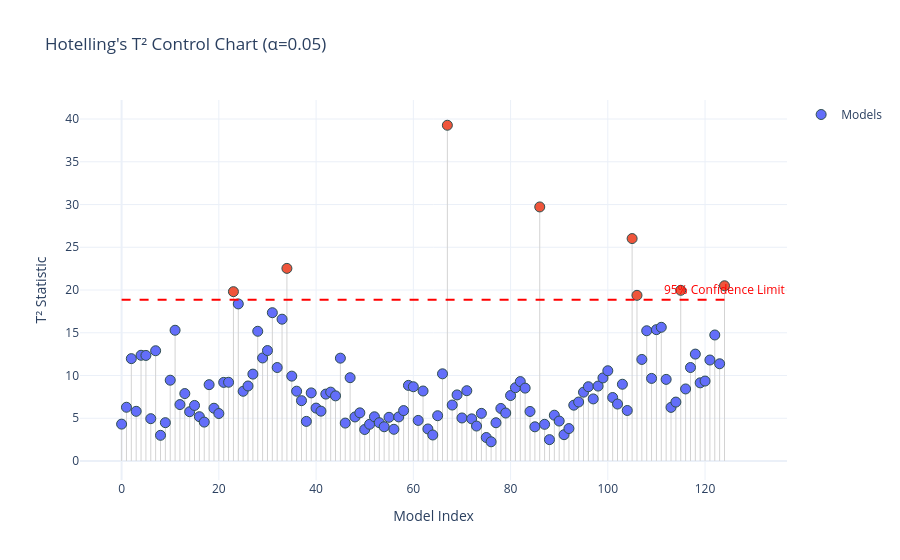

Notebook cell for this chart:
### Code cell
plot_t2_plotly(final_df['T2'].values, n_samples=final_df.shape[0], p_features=final_df.shape[1]-3)

### Figure 1 — Plotly figure (JSON) as saved in the notebook; plotly's stock layout.template omitted (floating-point values rounded to 4 significant figures)
{"data": [{"hoverinfo": "none", "line": {"color": "lightgrey", "width": 1}, "mode": "lines", "showlegend": false, "type": "scatter", "x": [0, 0], "y": [0, 4.314]}, {"hoverinfo": "none", "line": {"color": "lightgrey", "width": 1}, "mode": "lines", "showlegend": false, "type": "scatter", "x": [1, 1], "y": [0, 6.286]}, {"hoverinfo": "none", "line": {"color": "lightgrey", "width": 1}, "mode": "lines", "showlegend": false, "type": "scatter", "x": [2, 2], "y": [0, 11.97]}, {"hoverinfo": "none", "line": {"color": "lightgrey", "width": 1}, "mode": "lines", "showlegend": false, "type": "scatter", "x": [3, 3], "y": [0, 5.811]}, {"hoverinfo": "none", "line": {"color": "lightgrey", "width": 1}, "mode": "lines", "showlegend": false, "type": "scatter", "x": [4, 4], "y": [0, 12.37]}, {"hoverinfo": "none", "line": {"color": "lightgrey", "width": 1}, "mode": "lines", "showlegend": false, "type": "scatter", "x": [5, 5], "y": [0, 12.35]}, {"hoverinfo": "none", "line": {"color": "lightgrey", "width": 1}, "mode": "lines", "showlegend": false, "type": "scatter", "x": [6, 6], "y": [0, 4.95]}, {"hoverinfo": "none", "line": {"color": "lightgrey", "width": 1}, "mode": "lines", "showlegend": false, "type": "scatter", "x": [7, 7], "y": [0, 12.9]}, {"hoverinfo": "none", "line": {"color": "lightgrey", "width": 1}, "mode": "lines", "showlegend": false, "type": "scatter", "x": [8, 8], "y": [0, 3.004]}, {"hoverinfo": "none", "line": {"color": "lightgrey", "width": 1}, "mode": "lines", "showlegend": false, "type": "scatter", "x": [9, 9], "y": [0, 4.483]}, {"hoverinfo": "none", "line": {"color": "lightgrey", "width": 1}, "mode": "lines", "showlegend": false, "type": "scatter", "x": [10, 10], "y": [0, 9.451]}, {"hoverinfo": "none", "line": {"color": "lightgrey", "width": 1}, "mode": "lines", "showlegend": false, "type": "scatter", "x": [11, 11], "y": [0, 15.29]}, {"hoverinfo": "none", "line": {"color": "lightgrey", "width": 1}, "mode": "lines", "showlegend": false, "type": "scatter", "x": [12, 12], "y": [0, 6.599]}, {"hoverinfo": "none", "line": {"color": "lightgrey", "width": 1}, "mode": "lines", "showlegend": false, "type": "scatter", "x": [13, 13], "y": [0, 7.888]}, {"hoverinfo": "none", "line": {"color": "lightgrey", "width": 1}, "mode": "lines", "showlegend": false, "type": "scatter", "x": [14, 14], "y": [0, 5.764]}, {"hoverinfo": "none", "line": {"color": "lightgrey", "width": 1}, "mode": "lines", "showlegend": false, "type": "scatter", "x": [15, 15], "y": [0, 6.499]}, {"hoverinfo": "none", "line": {"color": "lightgrey", "width": 1}, "mode": "lines", "showlegend": false, "type": "scatter", "x": [16, 16], "y": [0, 5.183]}, {"hoverinfo": "none", "line": {"color": "lightgrey", "width": 1}, "mode": "lines", "showlegend": false, "type": "scatter", "x": [17, 17], "y": [0, 4.55]}, {"hoverinfo": "none", "line": {"color": "lightgrey", "width": 1}, "mode": "lines", "showlegend": false, "type": "scatter", "x": [18, 18], "y": [0, 8.929]}, {"hoverinfo": "none", "line": {"color": "lightgrey", "width": 1}, "mode": "lines", "showlegend": false, "type": "scatter", "x": [19, 19], "y": [0, 6.172]}, {"hoverinfo": "none", "line": {"color": "lightgrey", "width": 1}, "mode": "lines", "showlegend": false, "type": "scatter", "x": [20, 20], "y": [0, 5.554]}, {"hoverinfo": "none", "line": {"color": "lightgrey", "width": 1}, "mode": "lines", "showlegend": false, "type": "scatter", "x": [21, 21], "y": [0, 9.195]}, {"hoverinfo": "none", "line": {"color": "lightgrey", "width": 1}, "mode": "lines", "showlegend": false, "type": "scatter", "x": [22, 22], "y": [0, 9.208]}, {"hoverinfo": "none", "line": {"color": "lightgrey", "width": 1}, "mode": "lines", "showlegend": false, "type": "scatter", "x": [23, 23], "y": [0, 19.81]}, {"hoverinfo": "none", "line": {"color": "lightgrey", "width": 1}, "mode": "lines", "showlegend": false, "type": "scatter", "x": [24, 24], "y": [0, 18.37]}, {"hoverinfo": "none", "line": {"color": "lightgrey", "width": 1}, "mode": "lines", "showlegend": false, "type": "scatter", "x": [25, 25], "y": [0, 8.156]}, {"hoverinfo": "none", "line": {"color": "lightgrey", "width": 1}, "mode": "lines", "showlegend": false, "type": "scatter", "x": [26, 26], "y": [0, 8.774]}, {"hoverinfo": "none", "line": {"color": "lightgrey", "width": 1}, "mode": "lines", "showlegend": false, "type": "scatter", "x": [27, 27], "y": [0, 10.16]}, {"hoverinfo": "none", "line": {"color": "lightgrey", "width": 1}, "mode": "lines", "showlegend": false, "type": "scatter", "x": [28, 28], "y": [0, 15.17]}, {"hoverinfo": "none", "line": {"color": "lightgrey", "width": 1}, "mode": "lines", "showlegend": false, "type": "scatter", "x": [29, 29], "y": [0, 12.05]}, {"hoverinfo": "none", "line": {"color": "lightgrey", "width": 1}, "mode": "lines", "showlegend": false, "type": "scatter", "x": [30, 30], "y": [0, 12.92]}, {"hoverinfo": "none", "line": {"color": "lightgrey", "width": 1}, "mode": "lines", "showlegend": false, "type": "scatter", "x": [31, 31], "y": [0, 17.35]}, {"hoverinfo": "none", "line": {"color": "lightgrey", "width": 1}, "mode": "lines", "showlegend": false, "type": "scatter", "x": [32, 32], "y": [0, 10.93]}, {"hoverinfo": "none", "line": {"color": "lightgrey", "width": 1}, "mode": "lines", "showlegend": false, "type": "scatter", "x": [33, 33], "y": [0, 16.59]}, {"hoverinfo": "none", "line": {"color": "lightgrey", "width": 1}, "mode": "lines", "showlegend": false, "type": "scatter", "x": [34, 34], "y": [0, 22.53]}, {"hoverinfo": "none", "line": {"color": "lightgrey", "width": 1}, "mode": "lines", "showlegend": false, "type": "scatter", "x": [35, 35], "y": [0, 9.927]}, {"hoverinfo": "none", "line": {"color": "lightgrey", "width": 1}, "mode": "lines", "showlegend": false, "type": "scatter", "x": [36, 36], "y": [0, 8.167]}, {"hoverinfo": "none", "line": {"color": "lightgrey", "width": 1}, "mode": "lines", "showlegend": false, "type": "scatter", "x": [37, 37], "y": [0, 7.058]}, {"hoverinfo": "none", "line": {"color": "lightgrey", "width": 1}, "mode": "lines", "showlegend": false, "type": "scatter", "x": [38, 38], "y": [0, 4.634]}, {"hoverinfo": "none", "line": {"color": "lightgrey", "width": 1}, "mode": "lines", "showlegend": false, "type": "scatter", "x": [39, 39], "y": [0, 7.967]}, {"hoverinfo": "none", "line": {"color": "lightgrey", "width": 1}, "mode": "lines", "showlegend": false, "type": "scatter", "x": [40, 40], "y": [0, 6.189]}, {"hoverinfo": "none", "line": {"color": "lightgrey", "width": 1}, "mode": "lines", "showlegend": false, "type": "scatter", "x": [41, 41], "y": [0, 5.831]}, {"hoverinfo": "none", "line": {"color": "lightgrey", "width": 1}, "mode": "lines", "showlegend": false, "type": "scatter", "x": [42, 42], "y": [0, 7.825]}, {"hoverinfo": "none", "line": {"color": "lightgrey", "width": 1}, "mode": "lines", "showlegend": false, "type": "scatter", "x": [43, 43], "y": [0, 8.055]}, {"hoverinfo": "none", "line": {"color": "lightgrey", "width": 1}, "mode": "lines", "showlegend": false, "type": "scatter", "x": [44, 44], "y": [0, 7.62]}, {"hoverinfo": "none", "line": {"color": "lightgrey", "width": 1}, "mode": "lines", "showlegend": false, "type": "scatter", "x": [45, 45], "y": [0, 12.03]}, {"hoverinfo": "none", "line": {"color": "lightgrey", "width": 1}, "mode": "lines", "showlegend": false, "type": "scatter", "x": [46, 46], "y": [0, 4.437]}, {"hoverinfo": "none", "line": {"color": "lightgrey", "width": 1}, "mode": "lines", "showlegend": false, "type": "scatter", "x": [47, 47], "y": [0, 9.746]}, {"hoverinfo": "none", "line": {"color": "lightgrey", "width": 1}, "mode": "lines", "showlegend": false, "type": "scatter", "x": [48, 48], "y": [0, 5.153]}, {"hoverinfo": "none", "line": {"color": "lightgrey", "width": 1}, "mode": "lines", "showlegend": false, "type": "scatter", "x": [49, 49], "y": [0, 5.632]}, {"hoverinfo": "none", "line": {"color": "lightgrey", "width": 1}, "mode": "lines", "showlegend": false, "type": "scatter", "x": [50, 50], "y": [0, 3.686]}, {"hoverinfo": "none", "line": {"color": "lightgrey", "width": 1}, "mode": "lines", "showlegend": false, "type": "scatter", "x": [51, 51], "y": [0, 4.293]}, {"hoverinfo": "none", "line": {"color": "lightgrey", "width": 1}, "mode": "lines", "showlegend": false, "type": "scatter", "x": [52, 52], "y": [0, 5.173]}, {"hoverinfo": "none", "line": {"color": "lightgrey", "width": 1}, "mode": "lines", "showlegend": false, "type": "scatter", "x": [53, 53], "y": [0, 4.481]}, {"hoverinfo": "none", "line": {"color": "lightgrey", "width": 1}, "mode": "lines", "showlegend": false, "type": "scatter", "x": [54, 54], "y": [0, 4.006]}, {"hoverinfo": "none", "line": {"color": "lightgrey", "width": 1}, "mode": "lines", "showlegend": false, "type": "scatter", "x": [55, 55], "y": [0, 5.111]}, {"hoverinfo": "none", "line": {"color": "lightgrey", "width": 1}, "mode": "lines", "showlegend": false, "type": "scatter", "x": [56, 56], "y": [0, 3.709]}, {"hoverinfo": "none", "line": {"color": "lightgrey", "width": 1}, "mode": "lines", "showlegend": false, "type": "scatter", "x": [57, 57], "y": [0, 5.157]}, {"hoverinfo": "none", "line": {"color": "lightgrey", "width": 1}, "mode": "lines", "showlegend": false, "type": "scatter", "x": [58, 58], "y": [0, 5.896]}, {"hoverinfo": "none", "line": {"color": "lightgrey", "width": 1}, "mode": "lines", "showlegend": false, "type": "scatter", "x": [59, 59], "y": [0, 8.845]}, {"hoverinfo": "none", "line": {"color": "lightgrey", "width": 1}, "mode": "lines", "showlegend": false, "type": "scatter", "x": [60, 60], "y": [0, 8.685]}, {"hoverinfo": "none", "line": {"color": "lightgrey", "width": 1}, "mode": "lines", "showlegend": false, "type": "scatter", "x": [61, 61], "y": [0, 4.749]}, {"hoverinfo": "none", "line": {"color": "lightgrey", "width": 1}, "mode": "lines", "showlegend": false, "type": "scatter", "x": [62, 62], "y": [0, 8.188]}, {"hoverinfo": "none", "line": {"color": "lightgrey", "width": 1}, "mode": "lines", "showlegend": false, "type": "scatter", "x": [63, 63], "y": [0, 3.746]}, {"hoverinfo": "none", "line": {"color": "lightgrey", "width": 1}, "mode": "lines", "showlegend": false, "type": "scatter", "x": [64, 64], "y": [0, 3.042]}, {"hoverinfo": "none", "line": {"color": "lightgrey", "width": 1}, "mode": "lines", "showlegend": false, "type": "scatter", "x": [65, 65], "y": [0, 5.296]}, {"hoverinfo": "none", "line": {"color": "lightgrey", "width": 1}, "mode": "lines", "showlegend": false, "type": "scatter", "x": [66, 66], "y": [0, 10.2]}, {"hoverinfo": "none", "line": {"color": "lightgrey", "width": 1}, "mode": "lines", "showlegend": false, "type": "scatter", "x": [67, 67], "y": [0, 39.27]}, {"hoverinfo": "none", "line": {"color": "lightgrey", "width": 1}, "mode": "lines", "showlegend": false, "type": "scatter", "x": [68, 68], "y": [0, 6.548]}, {"hoverinfo": "none", "line": {"color": "lightgrey", "width": 1}, "mode": "lines", "showlegend": false, "type": "scatter", "x": [69, 69], "y": [0, 7.73]}, {"hoverinfo": "none", "line": {"color": "lightgrey", "width": 1}, "mode": "lines", "showlegend": false, "type": "scatter", "x": [70, 70], "y": [0, 5.034]}, {"hoverinfo": "none", "line": {"color": "lightgrey", "width": 1}, "mode": "lines", "showlegend": false, "type": "scatter", "x": [71, 71], "y": [0, 8.221]}, {"hoverinfo": "none", "line": {"color": "lightgrey", "width": 1}, "mode": "lines", "showlegend": false, "type": "scatter", "x": [72, 72], "y": [0, 4.928]}, {"hoverinfo": "none", "line": {"color": "lightgrey", "width": 1}, "mode": "lines", "showlegend": false, "type": "scatter", "x": [73, 73], "y": [0, 4.089]}, {"hoverinfo": "none", "line": {"color": "lightgrey", "width": 1}, "mode": "lines", "showlegend": false, "type": "scatter", "x": [74, 74], "y": [0, 5.571]}, {"hoverinfo": "none", "line": {"color": "lightgrey", "width": 1}, "mode": "lines", "showlegend": false, "type": "scatter", "x": [75, 75], "y": [0, 2.748]}, {"hoverinfo": "none", "line": {"color": "lightgrey", "width": 1}, "mode": "lines", "showlegend": false, "type": "scatter", "x": [76, 76], "y": [0, 2.247]}, {"hoverinfo": "none", "line": {"color": "lightgrey", "width": 1}, "mode": "lines", "showlegend": false, "type": "scatter", "x": [77, 77], "y": [0, 4.475]}, {"hoverinfo": "none", "line": {"color": "lightgrey", "width": 1}, "mode": "lines", "showlegend": false, "type": "scatter", "x": [78, 78], "y": [0, 6.146]}, {"hoverinfo": "none", "line": {"color": "lightgrey", "width": 1}, "mode": "lines", "showlegend": false, "type": "scatter", "x": [79, 79], "y": [0, 5.611]}, {"hoverinfo": "none", "line": {"color": "lightgrey", "width": 1}, "mode": "lines", "showlegend": false, "type": "scatter", "x": [80, 80], "y": [0, 7.659]}, {"hoverinfo": "none", "line": {"color": "lightgrey", "width": 1}, "mode": "lines", "showlegend": false, "type": "scatter", "x": [81, 81], "y": [0, 8.574]}, {"hoverinfo": "none", "line": {"color": "lightgrey", "width": 1}, "mode": "lines", "showlegend": false, "type": "scatter", "x": [82, 82], "y": [0, 9.287]}, {"hoverinfo": "none", "line": {"color": "lightgrey", "width": 1}, "mode": "lines", "showlegend": false, "type": "scatter", "x": [83, 83], "y": [0, 8.525]}, {"hoverinfo": "none", "line": {"color": "lightgrey", "width": 1}, "mode": "lines", "showlegend": false, "type": "scatter", "x": [84, 84], "y": [0, 5.793]}, {"hoverinfo": "none", "line": {"color": "lightgrey", "width": 1}, "mode": "lines", "showlegend": false, "type": "scatter", "x": [85, 85], "y": [0, 4.0]}, {"hoverinfo": "none", "line": {"color": "lightgrey", "width": 1}, "mode": "lines", "showlegend": false, "type": "scatter", "x": [86, 86], "y": [0, 29.72]}, {"hoverinfo": "none", "line": {"color": "lightgrey", "width": 1}, "mode": "lines", "showlegend": false, "type": "scatter", "x": [87, 87], "y": [0, 4.291]}, {"hoverinfo": "none", "line": {"color": "lightgrey", "width": 1}, "mode": "lines", "showlegend": false, "type": "scatter", "x": [88, 88], "y": [0, 2.499]}, {"hoverinfo": "none", "line": {"color": "lightgrey", "width": 1}, "mode": "lines", "showlegend": false, "type": "scatter", "x": [89, 89], "y": [0, 5.358]}, {"hoverinfo": "none", "line": {"color": "lightgrey", "width": 1}, "mode": "lines", "showlegend": false, "type": "scatter", "x": [90, 90], "y": [0, 4.673]}, {"hoverinfo": "none", "line": {"color": "lightgrey", "width": 1}, "mode": "lines", "showlegend": false, "type": "scatter", "x": [91, 91], "y": [0, 3.079]}, {"hoverinfo": "none", "line": {"color": "lightgrey", "width": 1}, "mode": "lines", "showlegend": false, "type": "scatter", "x": [92, 92], "y": [0, 3.795]}, {"hoverinfo": "none", "line": {"color": "lightgrey", "width": 1}, "mode": "lines", "showlegend": false, "type": "scatter", "x": [93, 93], "y": [0, 6.53]}, {"hoverinfo": "none", "line": {"color": "lightgrey", "width": 1}, "mode": "lines", "showlegend": false, "type": "scatter", "x": [94, 94], "y": [0, 6.899]}, {"hoverinfo": "none", "line": {"color": "lightgrey", "width": 1}, "mode": "lines", "showlegend": false, "type": "scatter", "x": [95, 95], "y": [0, 8.049]}, {"hoverinfo": "none", "line": {"color": "lightgrey", "width": 1}, "mode": "lines", "showlegend": false, "type": "scatter", "x": [96, 96], "y": [0, 8.689]}, {"hoverinfo": "none", "line": {"color": "lightgrey", "width": 1}, "mode": "lines", "showlegend": false, "type": "scatter", "x": [97, 97], "y": [0, 7.263]}, {"hoverinfo": "none", "line": {"color": "lightgrey", "width": 1}, "mode": "lines", "showlegend": false, "type": "scatter", "x": [98, 98], "y": [0, 8.765]}, {"hoverinfo": "none", "line": {"color": "lightgrey", "width": 1}, "mode": "lines", "showlegend": false, "type": "scatter", "x": [99, 99], "y": [0, 9.718]}, {"hoverinfo": "none", "line": {"color": "lightgrey", "width": 1}, "mode": "lines", "showlegend": false, "type": "scatter", "x": [100, 100], "y": [0, 10.56]}, {"hoverinfo": "none", "line": {"color": "lightgrey", "width": 1}, "mode": "lines", "showlegend": false, "type": "scatter", "x": [101, 101], "y": [0, 7.426]}, {"hoverinfo": "none", "line": {"color": "lightgrey", "width": 1}, "mode": "lines", "showlegend": false, "type": "scatter", "x": [102, 102], "y": [0, 6.662]}, {"hoverinfo": "none", "line": {"color": "lightgrey", "width": 1}, "mode": "lines", "showlegend": false, "type": "scatter", "x": [103, 103], "y": [0, 8.978]}, {"hoverinfo": "none", "line": {"color": "lightgrey", "width": 1}, "mode": "lines", "showlegend": false, "type": "scatter", "x": [104, 104], "y": [0, 5.908]}, {"hoverinfo": "none", "line": {"color": "lightgrey", "width": 1}, "mode": "lines", "showlegend": false, "type": "scatter", "x": [105, 105], "y": [0, 26.02]}, {"hoverinfo": "none", "line": {"color": "lightgrey", "width": 1}, "mode": "lines", "showlegend": false, "type": "scatter", "x": [106, 106], "y": [0, 19.38]}, {"hoverinfo": "none", "line": {"color": "lightgrey", "width": 1}, "mode": "lines", "showlegend": false, "type": "scatter", "x": [107, 107], "y": [0, 11.88]}, {"hoverinfo": "none", "line": {"color": "lightgrey", "width": 1}, "mode": "lines", "showlegend": false, "type": "scatter", "x": [108, 108], "y": [0, 15.23]}, {"hoverinfo": "none", "line": {"color": "lightgrey", "width": 1}, "mode": "lines", "showlegend": false, "type": "scatter", "x": [109, 109], "y": [0, 9.661]}, {"hoverinfo": "none", "line": {"color": "lightgrey", "width": 1}, "mode": "lines", "showlegend": false, "type": "scatter", "x": [110, 110], "y": [0, 15.36]}, {"hoverinfo": "none", "line": {"color": "lightgrey", "width": 1}, "mode": "lines", "showlegend": false, "type": "scatter", "x": [111, 111], "y": [0, 15.64]}, {"hoverinfo": "none", "line": {"color": "lightgrey", "width": 1}, "mode": "lines", "showlegend": false, "type": "scatter", "x": [112, 112], "y": [0, 9.547]}, {"hoverinfo": "none", "line": {"color": "lightgrey", "width": 1}, "mode": "lines", "showlegend": false, "type": "scatter", "x": [113, 113], "y": [0, 6.272]}, {"hoverinfo": "none", "line": {"color": "lightgrey", "width": 1}, "mode": "lines", "showlegend": false, "type": "scatter", "x": [114, 114], "y": [0, 6.891]}, {"hoverinfo": "none", "line": {"color": "lightgrey", "width": 1}, "mode": "lines", "showlegend": false, "type": "scatter", "x": [115, 115], "y": [0, 19.97]}, {"hoverinfo": "none", "line": {"color": "lightgrey", "width": 1}, "mode": "lines", "showlegend": false, "type": "scatter", "x": [116, 116], "y": [0, 8.428]}, {"hoverinfo": "none", "line": {"color": "lightgrey", "width": 1}, "mode": "lines", "showlegend": false, "type": "scatter", "x": [117, 117], "y": [0, 10.93]}, {"hoverinfo": "none", "line": {"color": "lightgrey", "width": 1}, "mode": "lines", "showlegend": false, "type": "scatter", "x": [118, 118], "y": [0, 12.51]}, {"hoverinfo": "none", "line": {"color": "lightgrey", "width": 1}, "mode": "lines", "showlegend": false, "type": "scatter", "x": [119, 119], "y": [0, 9.141]}, {"hoverinfo": "none", "line": {"color": "lightgrey", "width": 1}, "mode": "lines", "showlegend": false, "type": "scatter", "x": [120, 120], "y": [0, 9.352]}, {"hoverinfo": "none", "line": {"color": "lightgrey", "width": 1}, "mode": "lines", "showlegend": false, "type": "scatter", "x": [121, 121], "y": [0, 11.81]}, {"hoverinfo": "none", "line": {"color": "lightgrey", "width": 1}, "mode": "lines", "showlegend": false, "type": "scatter", "x": [122, 122], "y": [0, 14.74]}, {"hoverinfo": "none", "line": {"color": "lightgrey", "width": 1}, "mode": "lines", "showlegend": false, "type": "scatter", "x": [123, 123], "y": [0, 11.37]}, {"hoverinfo": "none", "line": {"color": "lightgrey", "width": 1}, "mode": "lines", "showlegend": false, "type": "scatter", "x": [124, 124], "y": [0, 20.5]}, {"hoverinfo": "text", "marker": {"color": ["#636EFA", "#636EFA", "#636EFA", "#636EFA", "#636EFA", "#636EFA", "#636EFA", "#636EFA", "#636EFA", "#636EFA", "#636EFA", "#636EFA", "#636EFA", "#636EFA", "#636EFA", "#636EFA", "#636EFA", "#636EFA", "#636EFA", "#636EFA", "#636EFA", "#636EFA", "#636EFA", "#EF553B", "#636EFA", "#636EFA", "#636EFA", "#636EFA", "#636EFA", "#636EFA", "#636EFA", "#636EFA", "#636EFA", "#636EFA", "#EF553B", "#636EFA", "#636EFA", "#636EFA", "#636EFA", "#636EFA", "#636EFA", "#636EFA", "#636EFA", "#636EFA", "#636EFA", "#636EFA", "#636EFA", "#636EFA", "#636EFA", "#636EFA", "#636EFA", "#636EFA", "#636EFA", "#636EFA", "#636EFA", "#636EFA", "#636EFA", "#636EFA", "#636EFA", "#636EFA", "#636EFA", "#636EFA", "#636EFA", "#636EFA", "#636EFA", "#636EFA", "#636EFA", "#EF553B", "#636EFA", "#636EFA", "#636EFA", "#636EFA", "#636EFA", "#636EFA", "#636EFA", "#636EFA", "#636EFA", "#636EFA", "#636EFA", "#636EFA", "#636EFA", "#636EFA", "#636EFA", "#636EFA", "#636EFA", "#636EFA", "#EF553B", "#636EFA", "#636EFA", "#636EFA", "#636EFA", "#636EFA", "#636EFA", "#636EFA", "#636EFA", "#636EFA", "#636EFA", "#636EFA", "#636EFA", "#636EFA", "#636EFA", "#636EFA", "#636EFA", "#636EFA", "#636EFA", "#EF553B", "#EF553B", "#636EFA", "#636EFA", "#636EFA", "#636EFA", "#636EFA", "#636EFA", "#636EFA", "#636EFA", "#EF553B", "#636EFA", "#636EFA", "#636EFA", "#636EFA", "#636EFA", "#636EFA", "#636EFA", "#636EFA", "#EF553B"], "line": {"color": "DarkSlateGrey", "width": 1}, "size": 10}, "mode": "markers", "name": "Models", "text": ["Model Index: 0<br>T² Value: 4.31", "Model Index: 1<br>T² Value: 6.29", "Model Index: 2<br>T² Value: 11.97", "Model Index: 3<br>T² Value: 5.81", "Model Index: 4<br>T² Value: 12.37", "Model Index: 5<br>T² Value: 12.35", "Model Index: 6<br>T² Value: 4.95", "Model Index: 7<br>T² Value: 12.90", "Model Index: 8<br>T² Value: 3.00", "Model Index: 9<br>T² Value: 4.48", "Model Index: 10<br>T² Value: 9.45", "Model Index: 11<br>T² Value: 15.29", "Model Index: 12<br>T² Value: 6.60", "Model Index: 13<br>T² Value: 7.89", "Model Index: 14<br>T² Value: 5.76", "Model Index: 15<br>T² Value: 6.50", "Model Index: 16<br>T² Value: 5.18", "Model Index: 17<br>T² Value: 4.55", "Model Index: 18<br>T² Value: 8.93", "Model Index: 19<br>T² Value: 6.17", "Model Index: 20<br>T² Value: 5.55", "Model Index: 21<br>T² Value: 9.20", "Model Index: 22<br>T² Value: 9.21", "Model Index: 23<br>T² Value: 19.81", "Model Index: 24<br>T² Value: 18.37", "Model Index: 25<br>T² Value: 8.16", "Model Index: 26<br>T² Value: 8.77", "Model Index: 27<br>T² Value: 10.16", "Model Index: 28<br>T² Value: 15.17", "Model Index: 29<br>T² Value: 12.05", "Model Index: 30<br>T² Value: 12.92", "Model Index: 31<br>T² Value: 17.35", "Model Index: 32<br>T² Value: 10.93", "Model Index: 33<br>T² Value: 16.59", "Model Index: 34<br>T² Value: 22.53", "Model Index: 35<br>T² Value: 9.93", "Model Index: 36<br>T² Value: 8.17", "Model Index: 37<br>T² Value: 7.06", "Model Index: 38<br>T² Value: 4.63", "Model Index: 39<br>T² Value: 7.97", "Model Index: 40<br>T² Value: 6.19", "Model Index: 41<br>T² Value: 5.83", "Model Index: 42<br>T² Value: 7.82", "Model Index: 43<br>T² Value: 8.06", "Model Index: 44<br>T² Value: 7.62", "Model Index: 45<br>T² Value: 12.03", "Model Index: 46<br>T² Value: 4.44", "Model Index: 47<br>T² Value: 9.75", "Model Index: 48<br>T² Value: 5.15", "Model Index: 49<br>T² Value: 5.63", "Model Index: 50<br>T² Value: 3.69", "Model Index: 51<br>T² Value: 4.29", "Model Index: 52<br>T² Value: 5.17", "Model Index: 53<br>T² Value: 4.48", "Model Index: 54<br>T² Value: 4.01", "Model Index: 55<br>T² Value: 5.11", "Model Index: 56<br>T² Value: 3.71", "Model Index: 57<br>T² Value: 5.16", "Model Index: 58<br>T² Value: 5.90", "Model Index: 59<br>T² Value: 8.85", "Model Index: 60<br>T² Value: 8.68", "Model Index: 61<br>T² Value: 4.75", "Model Index: 62<br>T² Value: 8.19", "Model Index: 63<br>T² Value: 3.75", "Model Index: 64<br>T² Value: 3.04", "Model Index: 65<br>T² Value: 5.30", "Model Index: 66<br>T² Value: 10.20", "Model Index: 67<br>T² Value: 39.27", "Model Index: 68<br>T² Value: 6.55", "Model Index: 69<br>T² Value: 7.73", "Model Index: 70<br>T² Value: 5.03", "Model Index: 71<br>T² Value: 8.22", "Model Index: 72<br>T² Value: 4.93", "Model Index: 73<br>T² Value: 4.09", "Model Index: 74<br>T² Value: 5.57", "Model Index: 75<br>T² Value: 2.75", "Model Index: 76<br>T² Value: 2.25", "Model Index: 77<br>T² Value: 4.48", "Model Index: 78<br>T² Value: 6.15", "Model Index: 79<br>T² Value: 5.61", "Model Index: 80<br>T² Value: 7.66", "Model Index: 81<br>T² Value: 8.57", "Model Index: 82<br>T² Value: 9.29", "Model Index: 83<br>T² Value: 8.53", "Model Index: 84<br>T² Value: 5.79", "Model Index: 85<br>T² Value: 4.00", "Model Index: 86<br>T² Value: 29.72", "Model Index: 87<br>T² Value: 4.29", "Model Index: 88<br>T² Value: 2.50", "Model Index: 89<br>T² Value: 5.36", "Model Index: 90<br>T² Value: 4.67", "Model Index: 91<br>T² Value: 3.08", "Model Index: 92<br>T² Value: 3.79", "Model Index: 93<br>T² Value: 6.53", "Model Index: 94<br>T² Value: 6.90", "Model Index: 95<br>T² Value: 8.05", "Model Index: 96<br>T² Value: 8.69", "Model Index: 97<br>T² Value: 7.26", "Model Index: 98<br>T² Value: 8.76", "Model Index: 99<br>T² Value: 9.72", "Model Index: 100<br>T² Value: 10.56", "Model Index: 101<br>T² Value: 7.43", "Model Index: 102<br>T² Value: 6.66", "Model Index: 103<br>T² Value: 8.98", "Model Index: 104<br>T² Value: 5.91", "Model Index: 105<br>T² Value: 26.02", "Model Index: 106<br>T² Value: 19.38", "Model Index: 107<br>T² Value: 11.88", "Model Index: 108<br>T² Value: 15.23", "Model Index: 109<br>T² Value: 9.66", "Model Index: 110<br>T² Value: 15.36", "Model Index: 111<br>T² Value: 15.64", "Model Index: 112<br>T² Value: 9.55", "Model Index: 113<br>T² Value: 6.27", "Model Index: 114<br>T² Value: 6.89", "Model Index: 115<br>T² Value: 19.97", "Model Index: 116<br>T² Value: 8.43", "Model Index: 117<br>T² Value: 10.93", "Model Index: 118<br>T² Value: 12.51", "Model Index: 119<br>T² Value: 9.14", "Model Index: 120<br>T² Value: 9.35", "Model Index: 121<br>T² Value: 11.81", "Model Index: 122<br>T² Value: 14.74", "Model Index: 123<br>T² Value: 11.37", "Model Index: 124<br>T² Value: 20.50"], "type": "scatter", "x": [0, 1, 2, 3, 4, 5, 6, 7, 8, 9, 10, 11, 12, 13, 14, 15, 16, 17, 18, 19, 20, 21, 22, 23, 24, 25, 26, 27, 28, 29, 30, 31, 32, 33, 34, 35, 36, 37, 38, 39, 40, 41, 42, 43, 44, 45, 46, 47, 48, 49, 50, 51, 52, 53, 54, 55, 56, 57, 58, 59, 60, 61, 62, 63, 64, 65, 66, 67, 68, 69, 70, 71, 72, 73, 74, 75, 76, 77, 78, 79, 80, 81, 82, 83, 84, 85, 86, 87, 88, 89, 90, 91, 92, 93, 94, 95, 96, 97, 98, 99, 100, 101, 102, 103, 104, 105, 106, 107, 108, 109, 110, 111, 112, 113, 114, 115, 116, 117, 118, 119, 120, 121, 122, 123, 124], "y": [4.314, 6.286, 11.97, 5.811, 12.37, 12.35, 4.95, 12.9, 3.004, 4.483, 9.451, 15.29, 6.599, 7.888, 5.764, 6.499, 5.183, 4.55, 8.929, 6.172, 5.554, 9.195, 9.208, 19.81, 18.37, 8.156, 8.774, 10.16, 15.17, 12.05, 12.92, 17.35, 10.93, 16.59, 22.53, 9.927, 8.167, 7.058, 4.634, 7.967, 6.189, 5.831, 7.825, 8.055, 7.62, 12.03, 4.437, 9.746, 5.153, 5.632, 3.686, 4.293, 5.173, 4.481, 4.006, 5.111, 3.709, 5.157, 5.896, 8.845, 8.685, 4.749, 8.188, 3.746, 3.042, 5.296, 10.2, 39.27, 6.548, 7.73, 5.034, 8.221, 4.928, 4.089, 5.571, 2.748, 2.247, 4.475, 6.146, 5.611, 7.659, 8.574, 9.287, 8.525, 5.793, 4.0, 29.72, 4.291, 2.499, 5.358, 4.673, 3.079, 3.795, 6.53, 6.899, 8.049, 8.689, 7.263, 8.765, 9.718, 10.56, 7.426, 6.662, 8.978, 5.908, 26.02, 19.38, 11.88, 15.23, 9.661, 15.36, 15.64, 9.547, 6.272, 6.891, 19.97, 8.428, 10.93, 12.51, 9.141, 9.352, 11.81, 14.74, 11.37, 20.5]}], "layout": {"annotations": [{"font": {"color": "Red"}, "showarrow": false, "text": "95% Confidence Limit", "x": 124, "y": 18.87, "yshift": 10}], "hovermode": "closest", "shapes": [{"line": {"color": "Red", "dash": "dash", "width": 2}, "type": "line", "x0": 0, "x1": 124, "y0": 18.87, "y1": 18.87}], "title": {"text": "Hotelling's T² Control Chart (α=0.05)"}, "xaxis": {"title": {"text": "Model Index"}}, "yaxis": {"title": {"text": "T² Statistic"}}}}
